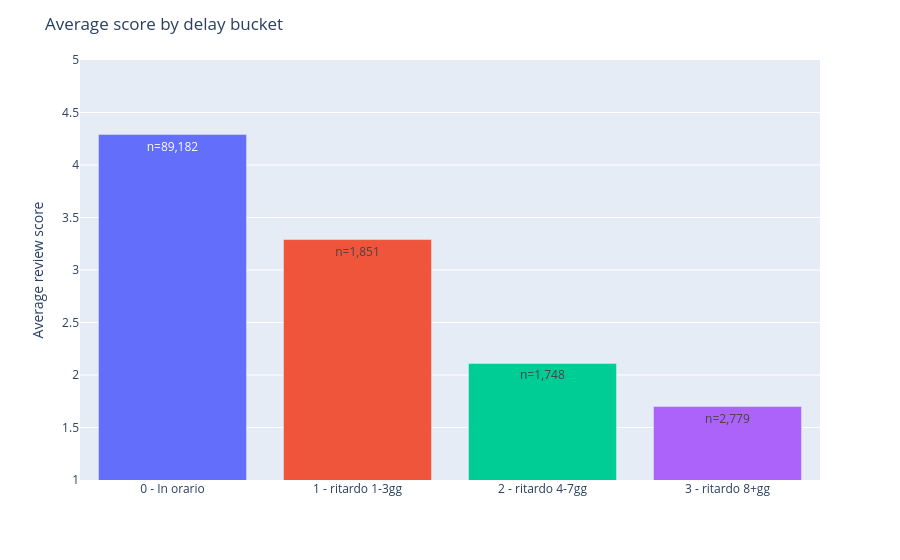

This figure's notebook cell:
### Markdown cell above
## 2. Does delay lower the score?

Average score per delay bucket and the full score distribution confirm that delay lowers the score.

### Code cell
by_bucket = q("q02_score_by_delay.sql")

fig = px.bar(by_bucket, x="bucket", y="avg_score", color="bucket",
             text=by_bucket["n"].map("n={:,}".format))
fig.update_yaxes(range=[1, 5], title="Average review score")
fig.update_xaxes(title=None)
fig.update_layout(title="Average score by delay bucket",
                  showlegend=False)
save(fig, "score_by_delay")

### Figure 1 — Plotly figure (JSON) as saved in the notebook; plotly's stock layout.template omitted (floating-point values rounded to 4 significant figures)
{"data": [{"hovertemplate": "bucket=%{x}<br>avg_score=%{y}<br>text=%{text}<extra></extra>", "legendgroup": "0 - In orario", "marker": {"color": "#636efa", "pattern": {"shape": ""}}, "name": "0 - In orario", "orientation": "v", "showlegend": true, "text": ["n=89,182"], "textposition": "auto", "type": "bar", "x": ["0 - In orario"], "xaxis": "x", "y": [4.29], "yaxis": "y"}, {"hovertemplate": "bucket=%{x}<br>avg_score=%{y}<br>text=%{text}<extra></extra>", "legendgroup": "1 - ritardo 1-3gg", "marker": {"color": "#EF553B", "pattern": {"shape": ""}}, "name": "1 - ritardo 1-3gg", "orientation": "v", "showlegend": true, "text": ["n=1,851"], "textposition": "auto", "type": "bar", "x": ["1 - ritardo 1-3gg"], "xaxis": "x", "y": [3.29], "yaxis": "y"}, {"hovertemplate": "bucket=%{x}<br>avg_score=%{y}<br>text=%{text}<extra></extra>", "legendgroup": "2 - ritardo 4-7gg", "marker": {"color": "#00cc96", "pattern": {"shape": ""}}, "name": "2 - ritardo 4-7gg", "orientation": "v", "showlegend": true, "text": ["n=1,748"], "textposition": "auto", "type": "bar", "x": ["2 - ritardo 4-7gg"], "xaxis": "x", "y": [2.11], "yaxis": "y"}, {"hovertemplate": "bucket=%{x}<br>avg_score=%{y}<br>text=%{text}<extra></extra>", "legendgroup": "3 - ritardo 8+gg", "marker": {"color": "#ab63fa", "pattern": {"shape": ""}}, "name": "3 - ritardo 8+gg", "orientation": "v", "showlegend": true, "text": ["n=2,779"], "textposition": "auto", "type": "bar", "x": ["3 - ritardo 8+gg"], "xaxis": "x", "y": [1.7], "yaxis": "y"}], "layout": {"barmode": "relative", "legend": {"title": {"text": "bucket"}, "tracegroupgap": 0}, "margin": {"t": 60}, "showlegend": false, "title": {"text": "Average score by delay bucket"}, "xaxis": {"anchor": "y", "categoryarray": ["0 - In orario", "1 - ritardo 1-3gg", "2 - ritardo 4-7gg", "3 - ritardo 8+gg"], "categoryorder": "array", "domain": [0, 1], "title": {}}, "yaxis": {"anchor": "x", "domain": [0, 1], "range": [1, 5], "title": {"text": "Average review score"}}}}
